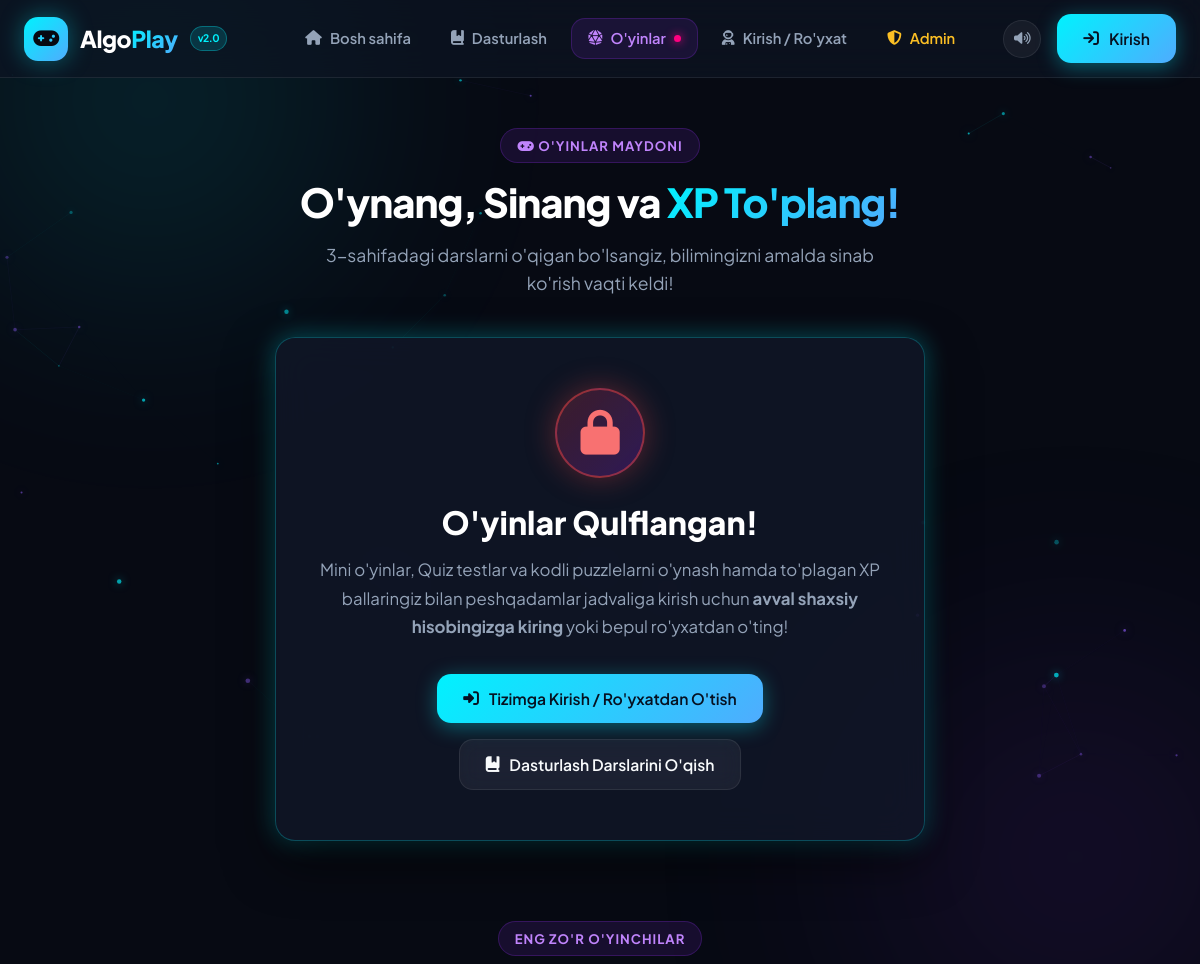
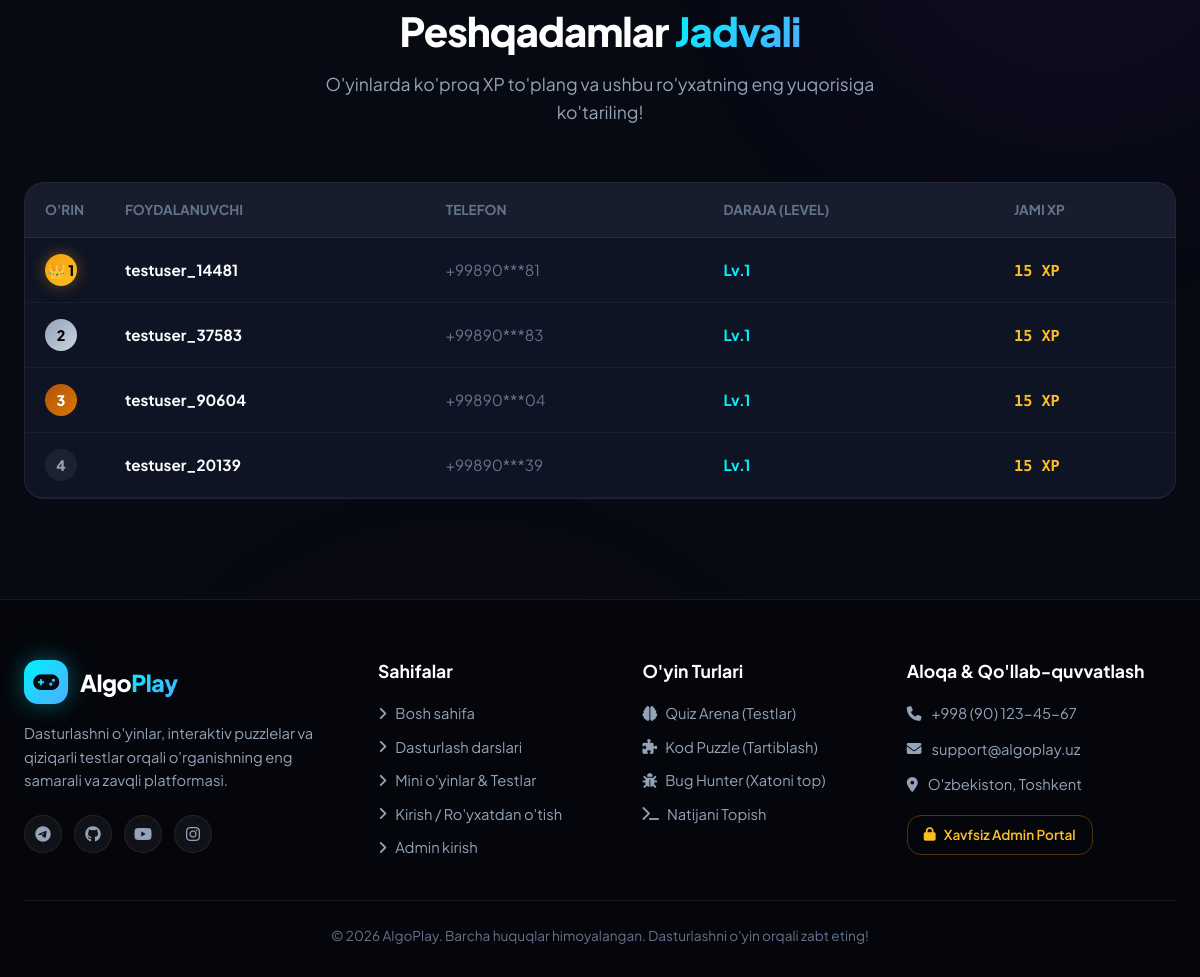
/games, run on the app's committed database (2 pictures, top to bottom).
### tables this page shows
CREATE TABLE users (
        id INTEGER PRIMARY KEY AUTOINCREMENT,
        phone TEXT UNIQUE NOT NULL,
        username TEXT UNIQUE NOT NULL,
        password_hash TEXT NOT NULL,
        xp INTEGER DEFAULT 0,
        level INTEGER DEFAULT 1,
        created_at TIMESTAMP DEFAULT CURRENT_TIMESTAMP
    );

### app.py (the view)
@app.route("/games")
def games_page():
    questions = db.get_all_questions()
    puzzles = db.get_all_puzzles()
    bugs = db.get_all_bugs()
    leaderboard = db.get_leaderboard(limit=10)
    for p in puzzles:
        if isinstance(p["blocks_json"], str):
            p["blocks"] = json.loads(p["blocks_json"])
            p["correct_order"] = json.loads(p["correct_order_json"])
    for b in bugs:
        if isinstance(b["options_json"], str):
            b["options"] = json.loads(b["options_json"])
    return render_template("games.html",
                           active_page="games",
                           questions=questions,
                           puzzles=puzzles,
                           bugs=bugs,
                           leaderboard=leaderboard)

### templates/games.html (shortened to what this page needs)
{% extends "base.html" %}
{% block content %}
<div class="games-container">
    <div class="games-hero">
        <span class="section-tag"><i class="fa-solid fa-gamepad"></i> O'yinlar Maydoni</span>
        <h1 class="section-title">O'ynang, Sinang va <span class="gradient-text">XP To'plang!</span></h1>
        <p class="section-subtitle">
            3-sahifadagi darslarni o'qigan bo'lsangiz, bilimingizni amalda sinab ko'rish vaqti keldi!
        </p>
    </div>
    {% if current_user %}
    <div class="games-tabs">
        <button class="game-tab-btn active" id="tabBtnQuiz" onclick="switchGameMode('quiz')">
            <i class="fa-solid fa-brain"></i> 1. Quiz Arena (Savol-Javob)
        </button>
        <button class="game-tab-btn" id="tabBtnPuzzle" onclick="switchGameMode('puzzle')">
            <i class="fa-solid fa-puzzle-piece"></i> 2. Kod Puzzle (Tartiblash)
        </button>
        <button class="game-tab-btn" id="tabBtnBug" onclick="switchGameMode('bug')">
            <i class="fa-solid fa-bug"></i> 3. Bug Hunter (Xatoni Top)
        </button>
        <button class="game-tab-btn" id="tabBtnOutput" onclick="switchGameMode('output')">
            <i class="fa-solid fa-terminal"></i> 4. Natijani Top (Output)
        </button>
    </div>
    <div id="gameSectionQuiz" class="game-arena-card">
        <div class="quiz-header-bar">
            <div>
                <span style="color: var(--cyan); font-weight: 700; font-size: 0.85rem; text-transform: uppercase;">
                    <i class="fa-solid fa-circle-question"></i> <span id="quizCategory">Python Asoslari</span>
                </span>
                <h3 style="font-size: 1.15rem; margin-top: 4px;">Savol <span id="quizCurrentNum">1</span> / <span id="quizTotalNum">{{ questions|length }}</span></h3>
            </div>
            <div style="display: flex; align-items: center; gap: 10px;">
                <span id="quizStreakBadge" class="quiz-combo-badge" style="display: none;">
                    <i class="fa-solid fa-fire"></i> <span id="quizStreakCount">0</span>x Combo!
                </span>
                <div class="quiz-score-badge">
                    <i class="fa-solid fa-star"></i>
                    <span>XP: <strong id="quizUserScore">0</strong></span>
                </div>
            </div>
        </div>
        <div id="quizContentBox">
            <div class="quiz-question-text" id="quizQuestionText">Yuklanmoqda...</div>
            <div class="quiz-code-box" id="quizCodeBox" style="display: none;"></div>
            <div class="quiz-options-grid" id="quizOptionsGrid">
            </div>
            <div class="quiz-feedback-box" id="quizFeedbackBox" style="display: none;">
                <div>
                    <h4 id="quizFeedbackTitle" style="margin-bottom: 6px;"></h4>
                    <p id="quizFeedbackText" style="font-size: 0.92rem; color: var(--text-secondary);"></p>
                </div>
                <button class="btn btn-glow-primary btn-sm" id="quizNextBtn" onclick="nextQuizQuestion()">
                    Keyingisi <i class="fa-solid fa-arrow-right"></i>
                </button>
            </div>
        </div>
        <div id="quizFinishBox" style="display: none; text-align: center; padding: 40px 20px;">
            <div style="font-size: 4rem; color: #fbbf24; margin-bottom: 16px;">🏆</div>
            <h2 style="font-size: 2.2rem; margin-bottom: 12px;">Ajoyib Natija! Test Yakunlandi!</h2>
            <p style="font-size: 1.1rem; color: var(--text-secondary); max-width: 500px; margin: 0 auto 24px;">
                Siz barcha savollarni muvaffaqiyatli yakunladingiz va <strong id="quizFinalXp" style="color: var(--amber);">+0 XP</strong> ga ega bo'ldingiz!
            </p>
            <div style="display: flex; gap: 14px; justify-content: center; flex-wrap: wrap;">
                <button class="btn btn-glow-primary" onclick="restartQuiz()">
                    <i class="fa-solid fa-rotate-right"></i> Qaytadan O'ynash
                </button>
                <button class="btn btn-glow-purple" onclick="switchGameMode('puzzle')">
                    <i class="fa-solid fa-puzzle-piece"></i> Kod Puzzleni Boshlash
                </button>
            </div>
        </div>
    </div>
    <div id="gameSectionPuzzle" class="game-arena-card" style="display: none;">
        <div class="quiz-header-bar">
            <div>
                <span style="color: #c084fc; font-weight: 700; font-size: 0.85rem; text-transform: uppercase;">
                    <i class="fa-solid fa-puzzle-piece"></i> Kod Tartiblash Puzzli
                </span>
                <h3 style="font-size: 1.15rem; margin-top: 4px;" id="puzzleTitle">Puzzle 1</h3>
            </div>
            <div class="quiz-score-badge">
                <i class="fa-solid fa-award"></i>
                <span>Mukofot: <strong id="puzzleReward">25</strong> XP</span>
            </div>
        </div>
        <p id="puzzleDesc" style="color: var(--text-secondary); font-size: 1rem; margin-bottom: 20px;">
            Kod bloklarini to'g'ri mantiqiy ketma-ketlikda joylashtiring. Bloklarni ko'chirish uchun ⬆️ va ⬇️ tugmalarini bosing yoki sichqoncha bilan siljiting.
        </p>
        <div class="puzzle-blocks-container" id="puzzleBlocksContainer">
        </div>
        <div id="puzzleFeedback" style="display: none; padding: 14px 18px; border-radius: var(--radius-md); margin-bottom: 20px; font-weight: 600;"></div>
        <div class="puzzle-actions">
            <button class="btn btn-glow-primary" onclick="checkPuzzleOrder()">
                <i class="fa-solid fa-check-double"></i> Kodni Tekshirish
            </button>
            <button class="btn btn-outline" onclick="nextPuzzle()">
                <i class="fa-solid fa-forward-step"></i> Keyingi Puzzle
            </button>
        </div>
    </div>
    <div id="gameSectionBug" class="game-arena-card" style="display: none;">
        <div class="quiz-header-bar">
            <div>
                <span style="color: #f43f5e; font-weight: 700; font-size: 0.85rem; text-transform: uppercase;">
                    <i class="fa-solid fa-bug"></i> Bug Hunter (Xatoni Topish)
                </span>
                <h3 style="font-size: 1.15rem; margin-top: 4px;" id="bugTitle">Xatoni Toping</h3>
            </div>
            <div class="quiz-score-badge">
                <i class="fa-solid fa-shield-virus"></i>
                <span>Mukofot: <strong id="bugReward">20</strong> XP</span>
            </div>
        </div>
        <p style="color: var(--text-secondary); margin-bottom: 16px;">
            Quyidagi Python kodida xatolik yashiringan. Uni diqqat bilan o'rganing va to'g'ri sababni tanlang:
        </p>
        <div class="quiz-code-box" id="bugCodeBox" style="color: #fca5a5;"></div>
        <div class="quiz-options-grid" id="bugOptionsGrid">
        </div>
        <div class="quiz-feedback-box" id="bugFeedbackBox" style="display: none;">
            <div>
                <h4 id="bugFeedbackTitle" style="margin-bottom: 6px;"></h4>
                <p id="bugFeedbackText" style="font-size: 0.92rem; color: var(--text-secondary);"></p>
            </div>
            <button class="btn btn-glow-purple btn-sm" onclick="nextBugChallenge()">
                Keyingi Xatolik <i class="fa-solid fa-arrow-right"></i>
            </button>
        </div>
    </div>
    <div id="gameSectionOutput" class="game-arena-card" style="display: none;">
        <div class="quiz-header-bar">
            <div>
                <span style="color: var(--amber); font-weight: 700; font-size: 0.85rem; text-transform: uppercase;">
                    <i class="fa-solid fa-terminal"></i> Terminal Natijasini Top
                </span>
                <h3 style="font-size: 1.15rem; margin-top: 4px;">Ushbu kod qanday natija chiqaradi?</h3>
            </div>
            <div class="quiz-score-badge">
                <i class="fa-solid fa-bolt"></i>
                <span>XP: <strong id="outputReward">15</strong> XP</span>
            </div>
        </div>
        <div class="quiz-code-box" id="outputCodeBox">
a = [1, 2, 3]
b = a
b.append(4)
print(len(a))
        </div>
        <div class="quiz-options-grid" id="outputOptionsGrid">
        </div>
        <div class="quiz-feedback-box" id="outputFeedbackBox" style="display: none;">
            <div>
                <h4 id="outputFeedbackTitle"></h4>
                <p id="outputFeedbackText" style="font-size: 0.92rem; color: var(--text-secondary);"></p>
            </div>
            <button class="btn btn-glow-primary btn-sm" onclick="nextOutputChallenge()">
                Keyingisi <i class="fa-solid fa-arrow-right"></i>
            </button>
        </div>
    </div>
    {% else %}
    <div class="game-lock-container">
        <div class="game-lock-icon">
            <i class="fa-solid fa-lock"></i>
        </div>
        <h2 class="game-lock-title">O'yinlar Qulflangan!</h2>
        <p class="game-lock-desc">
            Mini o'yinlar, Quiz testlar va kodli puzzlelarni o'ynash hamda to'plagan XP ballaringiz bilan peshqadamlar jadvaliga kirish uchun <strong>avval shaxsiy hisobingizga kiring</strong> yoki bepul ro'yxatdan o'ting!
        </p>
        <div class="game-lock-actions">
            <a href="{{ url_for('auth_page') }}" class="btn btn-glow-primary">
                <i class="fa-solid fa-right-to-bracket"></i> Tizimga Kirish / Ro'yxatdan O'tish
            </a>
            <a href="{{ url_for('learn_page') }}" class="btn btn-outline">
                <i class="fa-solid fa-book-bookmark"></i> Dasturlash Darslarini O'qish
            </a>
        </div>
    </div>
    {% endif %}
    <div class="leaderboard-section">
        <div class="section-header">
            <span class="section-tag">Eng Zo'r O'yinchilar</span>
            <h2 class="section-title">Peshqadamlar <span class="gradient-text">Jadvali</span></h2>
            <p class="section-subtitle">O'yinlarda ko'proq XP to'plang va ushbu ro'yxatning eng yuqorisiga ko'tariling!</p>
        </div>
        <div class="leaderboard-table-container">
            <table class="table-custom">
                <thead>
                    <tr>
                        <th style="width: 80px;">O'rin</th>
                        <th>Foydalanuvchi</th>
                        <th>Telefon</th>
                        <th>Daraja (Level)</th>
                        <th>Jami XP</th>
                    </tr>
                </thead>
                <tbody id="leaderboardBody">
                    {% for u in leaderboard %}
                    <tr>
                        <td>
                            <span class="rank-badge {% if loop.index == 1 %}rank-1{% elif loop.index == 2 %}rank-2{% elif loop.index == 3 %}rank-3{% else %}rank-other{% endif %}">
                                {% if loop.index == 1 %}👑 1{% else %}{{ loop.index }}{% endif %}
                            </span>
                        </td>
                        <td><strong style="color: #fff;">{{ u.username }}</strong></td>
                        <td style="color: var(--text-muted);">{{ u.phone[:6] }}***{{ u.phone[-2:] if u.phone|length >= 8 else '' }}</td>
                        <td><span style="color: var(--cyan); font-weight: 700;">Lv.{{ u.level }}</span></td>
                        <td><span style="color: var(--amber); font-weight: 800; font-family: var(--font-code);">{{ u.xp }} XP</span></td>
                    </tr>
                    {% endfor %}
                </tbody>
            </table>
        </div>
    </div>
</div>
{% endblock %}

### data on the page
users: shows "👑 1", username "testuser_14481", phone "+99890", phone "81", level "1", xp "15"
users: username "testuser_37583", phone "+99890", phone "83", level "1", xp "15"
users: username "testuser_90604", phone "+99890", phone "04", level "1", xp "15"
users: username "testuser_20139", phone "+99890", phone "39", level "1", xp "15"
